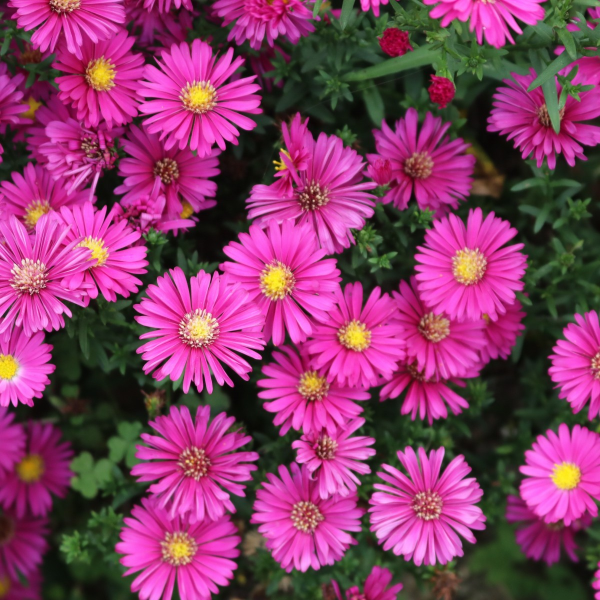
#> input picture pythons/opencv_init/images/gerbera jamesonii.jpg, 1200 x 1200 px, found by its file name (shown at 1/2 size)
$ python filtering.py
#> lines starting #> are read from the running program, lines starting #| are printed output that depends on the picture
import cv2
import numpy as np
import matplotlib.pyplot as plt

src = cv2.imread("../images/gerbera jamesonii.jpg")
#> src is the input picture: shape (1200, 1200, 3); mean B, G, R 103.1, 59.7, 135.5
src = cv2.cvtColor(src, cv2.COLOR_BGR2RGB)
src = cv2.resize(src, (200, 200))
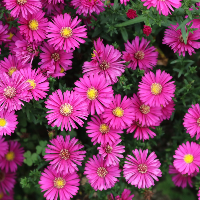
#> src: shape (200, 200, 3); mean R, G, B 135.7, 59.9, 103.3

dst = cv2.GaussianBlur(src, (0, 0), 4)
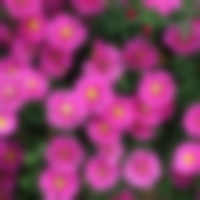
#> dst: shape (200, 200, 3); mean R, G, B 135.6, 59.9, 103.3
# plt.imshow(dst)
# plt.show()

src = cv2.imread("../images/gerbera jamesonii.jpg")
src_ycrcb = cv2.cvtColor(src, cv2.COLOR_BGR2YCrCb)
#> src_ycrcb: shape (1200, 1200, 3); mean of channels 0, 1, 2 87.3, 162.3, 136.9
src_f = src_ycrcb[:, :, 0].astype(np.float32)
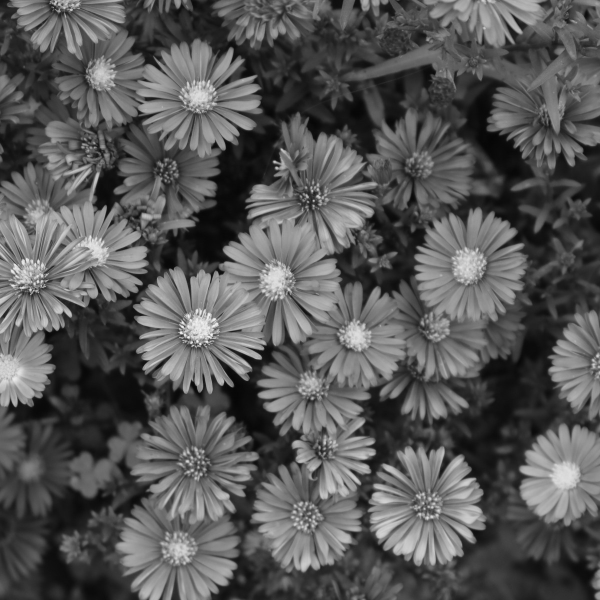
#> src_f: shape (1200, 1200) float32 (shown at 1/2 size); min 4, max 245, mean 87.3
blr = cv2.GaussianBlur(src_f, (0, 0), 6.0)
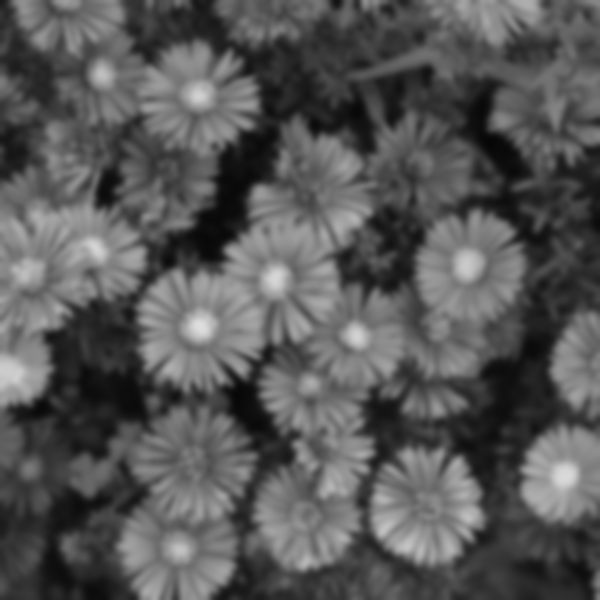
#> blr: shape (1200, 1200) float32 (shown at 1/2 size); min 6.82, max 222.8, mean 87.3
src_ycrcb[:, :, 0] = np.clip(2.0 * src_f - blr, 0, 255).astype(np.uint8)
#> src_ycrcb: shape (1200, 1200, 3); mean of channels 0, 1, 2 87.1, 162.3, 136.9
dst = cv2.cvtColor(src_ycrcb, cv2.COLOR_YCrCb2RGB)
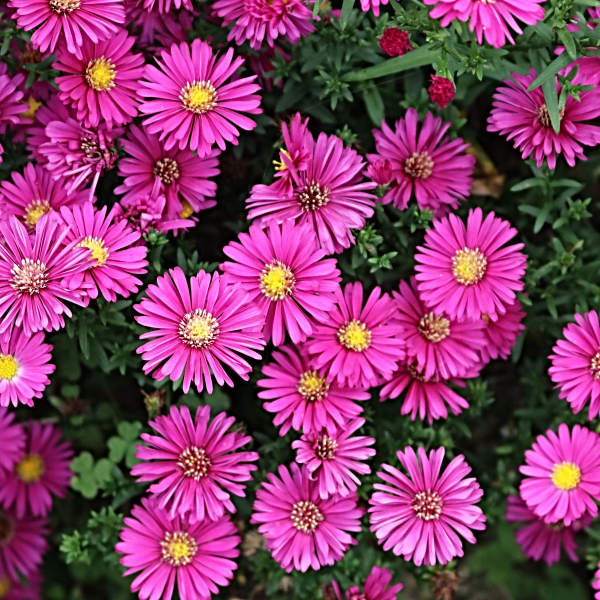
#> dst: shape (1200, 1200, 3) (shown at 1/2 size); mean R, G, B 133.7, 60.2, 102.8
# plt.imshow(dst)
# plt.show()

src = cv2.imread("../images/woman_640.jpg")
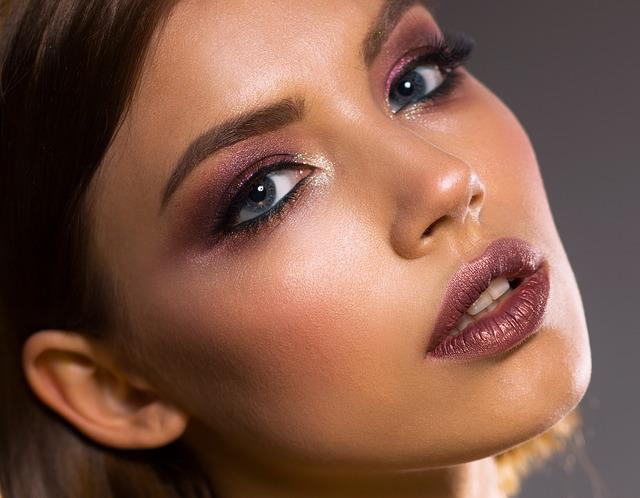
#> input picture pythons/opencv_init/images/woman_640.jpg, 640 x 498 px, found by its file name
#> src is the input picture: shape (498, 640, 3); mean B, G, R 72, 88.2, 127.5
src = cv2.cvtColor(src, cv2.COLOR_BGR2RGB)
dst = cv2.bilateralFilter(src, -1, 100, 5)
#> dst: shape (498, 640, 3)

plt.imshow(dst)
plt.show()
